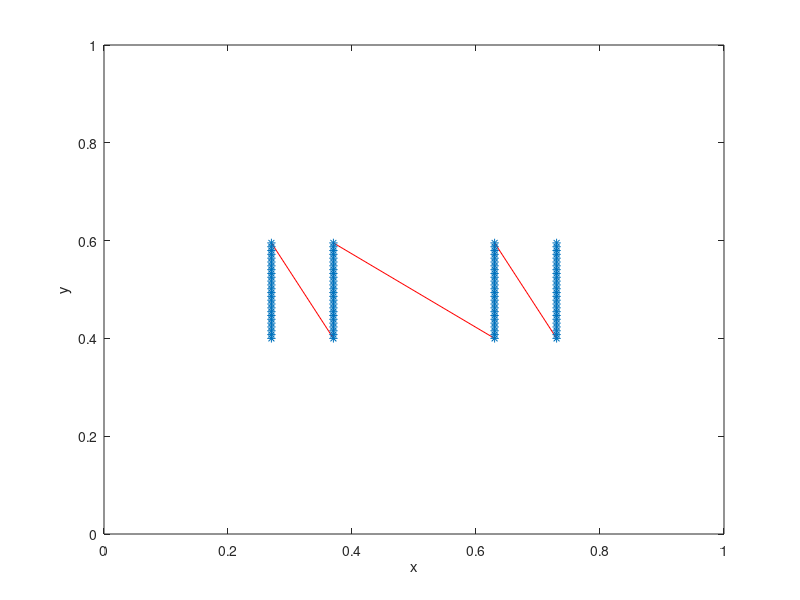

Source code (MATLAB):
%-------------------------------------------------------------------------------------------------------------------%
%
% IB2d is an Immersed Boundary Code (IB) for solving fully coupled non-linear 
% 	fluid-structure interaction models. This version of the code is based off of
%	Peskin's Immersed Boundary Method Paper in Acta Numerica, 2002.
%
% Author: Nicholas A. Battista
% Email:  nick.battista@unc.edu
% Date Created: September 9th, 2016
% Institution: UNC-CH
%
% This code is capable of creating Lagrangian Structures using:
% 	1. Springs
% 	2. Beams (*torsional springs)
% 	3. Target Points
%	4. Muscle-Model (combined Force-Length-Velocity model, "HIll+(Length-Tension)")
%
% One is able to update those Lagrangian Structure parameters, e.g., spring constants, resting %%	lengths, etc
% 
% There are a number of built in Examples, mostly used for teaching purposes. 
% 
% If you would like us %to add a specific muscle model, please let Nick (nick.battista@unc.edu) know.
%
%--------------------------------------------------------------------------------------------------------------------%

%%%%%%%%%%%%%%%%%%%%%%%%%%%%%%%%%%%%%%%%%%%%%%%%%%%%%%%%%%%%%%%%%%%%%%%%%%%%%%%%%%%%%%
%
% FUNCTION: creates the geometry and prints associated input files
%
%%%%%%%%%%%%%%%%%%%%%%%%%%%%%%%%%%%%%%%%%%%%%%%%%%%%%%%%%%%%%%%%%%%%%%%%%%%%%%%%%%%%%%

function Make_Your_Plates_and_Input_Files()

%
% Grid Parameters (MAKE SURE MATCHES IN input2d !!!)
%
Nx =  64;       % # of Eulerian Grid Pts. in x-Direction (MUST BE EVEN!!!)
Lx = 1.0;        % Length of Eulerian Grid in x-Direction
dx = Lx/Nx;      % Grid spatial resolution

%
% Immersed Structure Geometric / Dynamic Parameters %
%
ds = 0.5*dx;              % Lagrangian Pt. Spacing (2x resolution of Eulerian grid)
struct_name = 'hive';     % Name for .vertex, .spring, etc files. (must match what's in 'input2d')


% Call function to construct geometry
[xLag,yLag,dist] = give_Me_Immsersed_Boundary_Geometry(ds,Nx,Lx);


% Plot Geometry to test
plot(xLag,yLag,'r-'); hold on;
plot(xLag,yLag,'*'); hold on;
xlabel('x'); ylabel('y');
axis([0 Lx 0 Lx]);


% Prints .vertex file!
print_Lagrangian_Vertices(xLag,yLag,struct_name);


% Prints .spring file!
% k_Spring = 2.5e4;                    % Spring stiffness (does not need to be equal for all springs)
% ds_Plates = dist;                    % Spring resting length (does not need to be equal for all springs)
% print_Lagrangian_Springs(xLag,yLag,k_Spring,ds_Plates,ds,struct_name);


% Prints .beam file!
% k_Beam = 0.5;                      % Beam Stiffness (does not need to be equal for all beams)
% C = compute_Curvatures(xLag,yLag)  % Computes curvature of initial configuration
%print_Lagrangian_Beams(xLag,yLag,k_Beam,C,struct_name);


% Prints .target file!
k_Target = 1e7;
print_Lagrangian_Target_Pts(xLag,k_Target,struct_name);



%%%%%%%%%%%%%%%%%%%%%%%%%%%%%%%%%%%%%%%%%%%%%%%%%%%%%%%%%%%%%%%%%%%%%%%%
%
% FUNCTION: prints VERTEX points to a file called 'struct_name'.vertex
%
%%%%%%%%%%%%%%%%%%%%%%%%%%%%%%%%%%%%%%%%%%%%%%%%%%%%%%%%%%%%%%%%%%%%%%%%

function print_Lagrangian_Vertices(xLag,yLag,struct_name)

    N = length(xLag); % Total # of Lag. Pts

    vertex_fid = fopen([struct_name '.vertex'], 'w');

    fprintf(vertex_fid, '%d\n', N );

    %Loops over all Lagrangian Pts.
    for s = 1:N
        X_v = xLag(s);
        Y_v = yLag(s);
        fprintf(vertex_fid, '%1.16e %1.16e\n', X_v, Y_v);
    end

    fclose(vertex_fid);

   
    
%%%%%%%%%%%%%%%%%%%%%%%%%%%%%%%%%%%%%%%%%%%%%%%%%%%%%%%%%%%%%%%%%%%%%%%%
%
% FUNCTION: prints SPRING points to a file called 'struct_name'.spring
%
%%%%%%%%%%%%%%%%%%%%%%%%%%%%%%%%%%%%%%%%%%%%%%%%%%%%%%%%%%%%%%%%%%%%%%%%

function print_Lagrangian_Springs(xLag,yLag,k_Spring,ds_Plates,ds,struct_name)

    N = length(xLag);

    spring_fid = fopen([struct_name '.spring'], 'w');

    fprintf(spring_fid, '%d\n', N-2 + N/2 );    % Print # of springs 

    %SPRINGS BETWEEN VERTICES
    for s = 1:N
            if s < N/2         
                fprintf(spring_fid, '%d %d %1.16e %1.16e\n', s, s+1, k_Spring, ds);  
            elseif s > N/2
                fprintf(spring_fid, '%d %d %1.16e %1.16e\n', s, s+1, k_Spring, ds);  
            end
    end
    
    % SPRINGS ACROSS PLATES
    for s=1:N/2
        fprintf(spring_fid, '%d %d %1.16e %1.16e\n', s, s+N/2, k_Spring, ds_Plates);  
    end
    
    fclose(spring_fid);     
    
    
    
%%%%%%%%%%%%%%%%%%%%%%%%%%%%%%%%%%%%%%%%%%%%%%%%%%%%%%%%%%%%%%%%%%%%%%%%
%
% FUNCTION: prints TARGET points to a file called 'struct_name'.vertex
%
%%%%%%%%%%%%%%%%%%%%%%%%%%%%%%%%%%%%%%%%%%%%%%%%%%%%%%%%%%%%%%%%%%%%%%%%

function print_Lagrangian_Target_Pts(xLag,k_Target,struct_name)

    N = length(xLag);

    target_fid = fopen([struct_name '.target'], 'w');

    fprintf(target_fid, '%d\n', N );

    %Loops over all Lagrangian Pts.
    for s = 1:N
        fprintf(target_fid, '%d %1.16e\n', s, k_Target);
    end

    fclose(target_fid); 
    
    
%%%%%%%%%%%%%%%%%%%%%%%%%%%%%%%%%%%%%%%%%%%%%%%%%%%%%%%%%%%%%%%%%%%%%%%%%%%%%%%%%%%%%
%
% FUNCTION: prints BEAM (Torsional Spring) points to a file called 'struct_name'.beam
%
%%%%%%%%%%%%%%%%%%%%%%%%%%%%%%%%%%%%%%%%%%%%%%%%%%%%%%%%%%%%%%%%%%%%%%%%%%%%%%%%%%%%%

function print_Lagrangian_Beams(xLag,yLag,k_Beam,C,struct_name)

    % k_Beam: beam stiffness
    % C: beam curvature
    
    N = length(xLag); % NOTE: Total number of beams = Number of Total Lag Pts. - 2

    beam_fid = fopen([struct_name '.beam'], 'w');

    fprintf(beam_fid, '%d\n', N );

    %spring_force = kappa_spring*ds/(ds^2);

    %BEAMS BETWEEN VERTICES
    for s = 2:N-1
            if  s <= N-1         
                fprintf(beam_fid, '%d %d %d %1.16e %1.16e\n',s-1, s, s+1, k_Beam, C(s) );  
            else
                %Case s=N
                fprintf(beam_fid, '%d %d %d %1.16e %1.16e\n',s-1, s, 1,   k_Beam, C(s) );  
            end
    end
    fclose(beam_fid); 
    
    
    
%%%%%%%%%%%%%%%%%%%%%%%%%%%%%%%%%%%%%%%%%%%%%%%%%%%%%%%%%%%%%%%%%%%%%%%%
%
% FUNCTION: computes "curvature" of starting configuration
% 
% NOTE: not curvature in the traditional geometric sense, in the 'discrete'
% sense through cross product.
%
% NOTE: assumes a CLOSED structure
%
%%%%%%%%%%%%%%%%%%%%%%%%%%%%%%%%%%%%%%%%%%%%%%%%%%%%%%%%%%%%%%%%%%%%%%%%

function C = compute_Curvatures(xLag,yLag)

N = length(xLag);
C = zeros( N );

%Note: needs to be done same order as you print .beam file!
for i=1:N
   
   % Pts Xp -> Xq -> Xr (same as beam force calc.)
   
   if ( (i > 1) && (i < N) )
   
        Xp = xLag(i-1); Xq = xLag(i); Xr = xLag(i+1);
        Yp = yLag(i-1); Yq = yLag(i); Yr = yLag(i+1);
   
   elseif (i==1)
       
        Xp = xLag(N); Xq = xLag(i); Xr = xLag(i+1);
        Yp = yLag(N); Yq = yLag(i); Yr = yLag(i+1);
       
   elseif (i==N)
       
        Xp = xLag(N-1); Xq = xLag(N); Xr = xLag(1);
        Yp = yLag(N-1); Yq = yLag(N); Yr = yLag(1);
       
   end
       
   C(i) = (Xr-Xq)*(Yq-Yp) - (Yr-Yq)*(Xq-Xp); %Cross product btwn vectors
      
end
    
    
%%%%%%%%%%%%%%%%%%%%%%%%%%%%%%%%%%%%%%%%%%%%%%%%%%%%%%%%%%%%%%%%%%%%%%%%%
%
% FUNCTION: creates the Lagrangian structure geometry
%
%%%%%%%%%%%%%%%%%%%%%%%%%%%%%%%%%%%%%%%%%%%%%%%%%%%%%%%%%%%%%%%%%%%%%%%%%
 
function [xLag,yLag,dist] = give_Me_Immsersed_Boundary_Geometry(ds,Nx,L)

% ds: Lagrangian pt. spacing
% Nx: Eulerian grid resolution
% L:  Length of computational domain

yLag = 0:ds:L/5;              % Make plate of length L/10
xLag = zeros(1,length(yLag)); % Make corresponding xPts for Vertical Plate

% Translate points
yLag = yLag + (L/2-L/10);  % Translate them symmetrically

% Make sides
xLag_Left =  xLag + (L/2-L/20);
xLag_Right = xLag + (L/2+L/20);

% Combine Pts Into ONE Vector
xLag = [xLag_Left xLag_Right];
yLag = [yLag yLag];

% Distance between plates
dist = (L/2+L/20) - (L/2-L/20);

% Make a 2ND Set of Plates
xLag_L = xLag - 1.8*dist;
xLag_R = xLag + 1.8*dist;

% Combine into ONE Vector
xLag = [xLag_L xLag_R];
yLag = [yLag yLag];

% Plot the Geometry
% plot(xLag,yLag,'*'); hold on;
% axis([0 L 0 L]);
